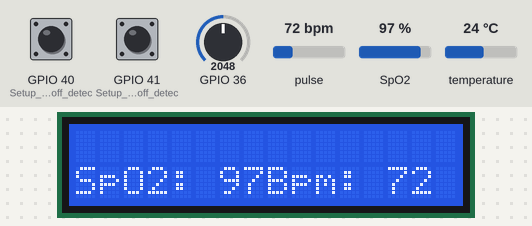
The sketch below on a simulated ESP32. Shown: 16×2 character LCD. Inputs (shaded band) come from the test bench; at power-on: temperature 24 °C, pulse 72 bpm, SpO2 97 %, GPIO 36 = 2048, GPIO 40 (Setup_for_leads_off_detec) LOW, GPIO 41 (Setup_for_leads_off_detec) LOW. WiFi joins after 1.5 s; servers stay silent unless stated; uploads are accepted with an empty reply; the local clock reads 2024-03-15 10:24:30 at power-on unless the sketch sets it; what the sketch prints to the serial monitor is not drawn.

Above: at 3.8 s.
3.9 s: temperature set to 5 °C
At 4.5 s:
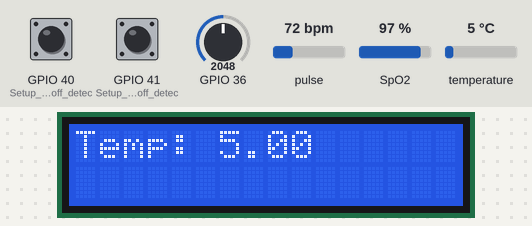
5.5 s: pulse set to 42 bpm
At 6.9 s:
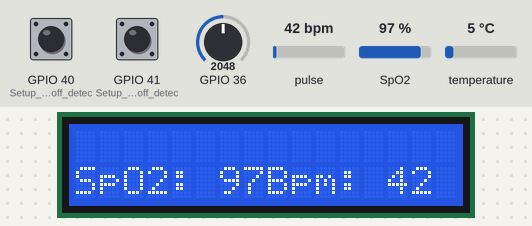
7.1 s: SpO2 set to 80 %
At 9.0 s:
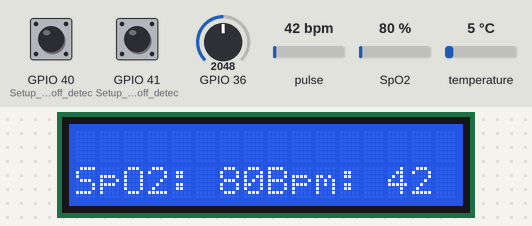
9.1 s: temperature set to 12 °C
At 10.5 s:
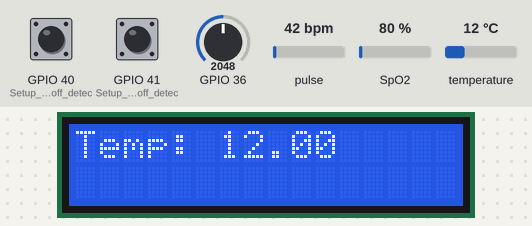
13.1 s: pulse set to 70 bpm
At 15.8 s:
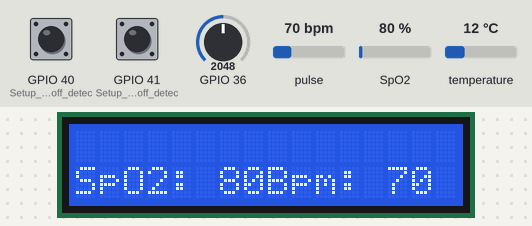
Timing chart, 0 to 16.1 s (numbered marks = the images above; inputs shaded):
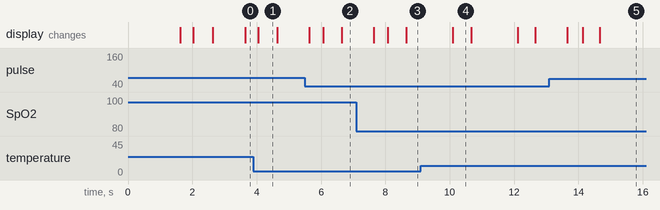

The sketch:

2.2_LCD_.ino
```cpp
//Google Sheet link---- https://script.google.com/u/0/home/projects/1YvN3NOM5-_bfwwdat09xY3o2hHzGp-sqPe9p_jNGbV2-9CPSFjZcXkVw/edit
//Deployment 17/03/2023

//Libraries

#include "WiFi.h"
#include <HTTPClient.h>
#include "time.h"
#include <OneWire.h>
#include <DallasTemperature.h>
#include <Wire.h>
#include "MAX30100_PulseOximeter.h"
#include <LiquidCrystal_I2C.h>

//#include "FreeRTOS"

//Constants

#define REPORTING_PERIOD_MS 1000
#define ONE_WIRE_BUS 4

//Objects

PulseOximeter pox;
OneWire oneWire(ONE_WIRE_BUS);
DallasTemperature sensors(&oneWire);
DeviceAddress tempDeviceAddress;
TaskHandle_t wifiHandle;
TaskHandle_t hardwareHandle;
LiquidCrystal_I2C lcd(0x27, 16, 2);


//Varialbes

unsigned long lastTempRequest = 0;  //DS18B20
unsigned long tsLastReport = 0;     //MAX30100
unsigned long adLastReport = 0;     //AD8232
unsigned long lastdataupdate = 0;
float temperature = 0.0;
float heartrate;
float bloodoxygen;
int numberOfDevices;
const char* ntpServer = "pool.ntp.org";
const long gmtOffset_sec = 19800;
const int daylightOffset_sec = 0;
const char* ssid = "OnePlus9";      // WIFI SSID
const char* password = "leena123";  // WIFI Password
//String GOOGLE_SCRIPT_ID = "AKfycbwRIdMjEqhbyCGFt_R2OyNtL_EUyzU29-vfzKrqKcI4Atq_QhQHEz9wL-923xzknhqj";    // Gscript ID
String GOOGLE_SCRIPT_ID = "AKfycbzigZVMHqNCZE-73yzYZf4E2TiLE7UR_fYZ0qPzhEb1FewGsCuGHEF9Pn6gFx2HcaOl";  // Sensors only


void onBeatDetected() {
  Serial.println("Beat!");
}

void configureMax30100() {
  // Configure sensor to use 7.6mA for LED drive
  pox.setIRLedCurrent(MAX30100_LED_CURR_7_6MA);
  // Register a callback routine
  pox.setOnBeatDetectedCallback(onBeatDetected);
}


void setup() {
  Serial.begin(115200);
  Serial.print("setup() running on core ");
  Serial.println(xPortGetCoreID());

  //LCD
  lcd.init();
  lcd.backlight();
  lcd.clear();
  lcd.setCursor(0, 0);
  lcd.print("Starting...");
  Serial.println("Starting LCD");

  //WIFI

  Serial.println();
  Serial.print("Connecting to wifi: ");
  Serial.println(ssid);
  Serial.flush();
  WiFi.begin(ssid, password);
  while (WiFi.status() != WL_CONNECTED) {
    delay(500);
    Serial.print(".");
  }
  Serial.println("Connected to WiFi");


  //Time

  configTime(gmtOffset_sec, daylightOffset_sec, ntpServer);

  //DS18B20

  sensors.begin();
  numberOfDevices = sensors.getDeviceCount();
  Serial.print("Locating temperature sensors...");
  Serial.print("Found ");
  Serial.print(numberOfDevices, DEC);
  Serial.println(" sensors.");
  sensors.getAddress(tempDeviceAddress, 0);
  Serial.print("Found device ");
  sensors.setWaitForConversion(false);
  sensors.requestTemperatures();

  //MAX30100

  Serial.print("Initializing pulse oximeter..");
  Wire.setClock(400000UL);  // I tried changing the I2C_BUS_SPEED to 100Khz, it made no difference in the output values
  // Initialize sensor
  if (!pox.begin()) {
    Serial.println("FAILED");
    for (;;)
      ;
  } else {
    Serial.println("SUCCESS");
  }
  configureMax30100();


  //AD8232

  pinMode(41, INPUT);  // Setup for leads off detection LO +
  pinMode(40, INPUT);  // Setup for leads off detection LO -
  pinMode(A0, INPUT);

  //create a task that will be executed in the Task1code() function, with priority 1 and executed on core 0
  xTaskCreatePinnedToCore(
    hardware,        /* Task function. */
    "hardware",      /* name of task. */
    10000,           /* Stack size of task */
    NULL,            /* parameter of the task */
    1,               /* priority of the task */
    &hardwareHandle, /* Task handle to keep track of created task */
    0);              /* pin task to core 0 */
  delay(500);

  //create a task that will be executed in the Task2code() function, with priority 1 and executed on core 1
  xTaskCreatePinnedToCore(
    wifiPart,    /* Task function. */
    "wifiPart",  /* name of task. */
    10000,       /* Stack size of task */
    NULL,        /* parameter of the task */
    1,           /* priority of the task */
    &wifiHandle, /* Task handle to keep track of created task */
    1);          /* pin task to core 1 */
  delay(500);


}


void hardware(void* pvParameters) {
  Serial.print("hardwareHandle running on core ");
  Serial.println(xPortGetCoreID());
  for (;;) {

    //DS18B20

    if (millis() - lastTempRequest >= 2000)  // waited long enough??
    {
      temperature = sensors.getTempC(tempDeviceAddress);
      Serial.print("Temp C: ");
      Serial.print(temperature);
      Serial.print(" Temp F: ");
      Serial.println(DallasTemperature::toFahrenheit(temperature));
      sensors.requestTemperatures();
      lastTempRequest = millis();
      lcd.clear();
      lcd.setCursor(0, 0);
      lcd.print("Temp: ");
      lcd.print(temperature);

    }


    // MAX30100

    pox.update();

    if (millis() - tsLastReport > REPORTING_PERIOD_MS) {
      Serial.print("Heart rate:");
      heartrate = pox.getHeartRate();
      Serial.print(heartrate);
      Serial.print("bpm / SpO2:");
      bloodoxygen = pox.getSpO2();
      Serial.print(bloodoxygen);
      Serial.println("%");

      tsLastReport = millis();
      lcd.clear();
      lcd.setCursor(0, 1);
      lcd.print("SpO2: ");
      lcd.print(int(bloodoxygen));
      lcd.print("Bpm: ");
      lcd.print(int(heartrate));
    }


    //AD8232

    if (millis() - adLastReport > 10) {
      if ((digitalRead(40) == 1) || (digitalRead(41) == 1)) {
        Serial.println('!');
      } else {
        Serial.println(analogRead(A0));
      }
      adLastReport = millis();
    }
  }
}

void wifiPart(void* pvParameters) {
  Serial.print("wifiHandle running on core ");
  Serial.println(xPortGetCoreID());

  for (;;) {
    // Data Logging

    if (millis() - lastdataupdate > 1000) {
      if (WiFi.status() == WL_CONNECTED) {
        static bool flag = false;
        struct tm timeinfo;
        if (!getLocalTime(&timeinfo)) {
          Serial.println("Failed to obtain time");
          return;
        }
        char timeStringBuff[50];  //50 chars should be enough
        strftime(timeStringBuff, sizeof(timeStringBuff), "%A, %B %d %Y %H:%M:%S", &timeinfo);
        String asString(timeStringBuff);
        asString.replace(" ", "-");
        Serial.print("Time:");
        Serial.println(asString);
        String urlFinal = "https://script.google.com/macros/s/" + GOOGLE_SCRIPT_ID + "/exec?" + "date=" + asString + "&temperature=" + String(temperature) + "&heartrate=" + String(heartrate) + "&bloodoxygen=" + String(bloodoxygen);
        Serial.print("POST data to spreadsheet:");
        Serial.println(urlFinal);
        HTTPClient http;
        http.begin(urlFinal.c_str());
        //http.setFollowRedirects(HTTPC_STRICT_FOLLOW_REDIRECTS);
        int httpCode = http.GET();
        Serial.print("HTTP Status Code: ");
        Serial.println(httpCode);
        //---------------------------------------------------------------------
        //getting response from google sheet
        String payload;
        if (httpCode > 0) {
          payload = http.getString();
          Serial.println("Payload: " + payload);
        }
        //---------------------------------------------------------------------
        http.end();
      }
      lastdataupdate = millis();
    }
  }
}


void loop() {
}
```

Measured:
- after the input at 3.9 s, the display: changes after 0.15 s (image 1)
- after the input at 5.5 s, the display: changes after 0.14 s (image 2)
- after the input at 7.1 s, the display: changes after 0.54 s (image 3)
- after the input at 9.1 s, the display: changes after 1.0 s (image 4)
- after the input at 13.1 s, the display: changes after 0.55 s (image 5)
- what the display in image 1 shows lasts 0.6 s, from 4.0 s to 4.6 s
